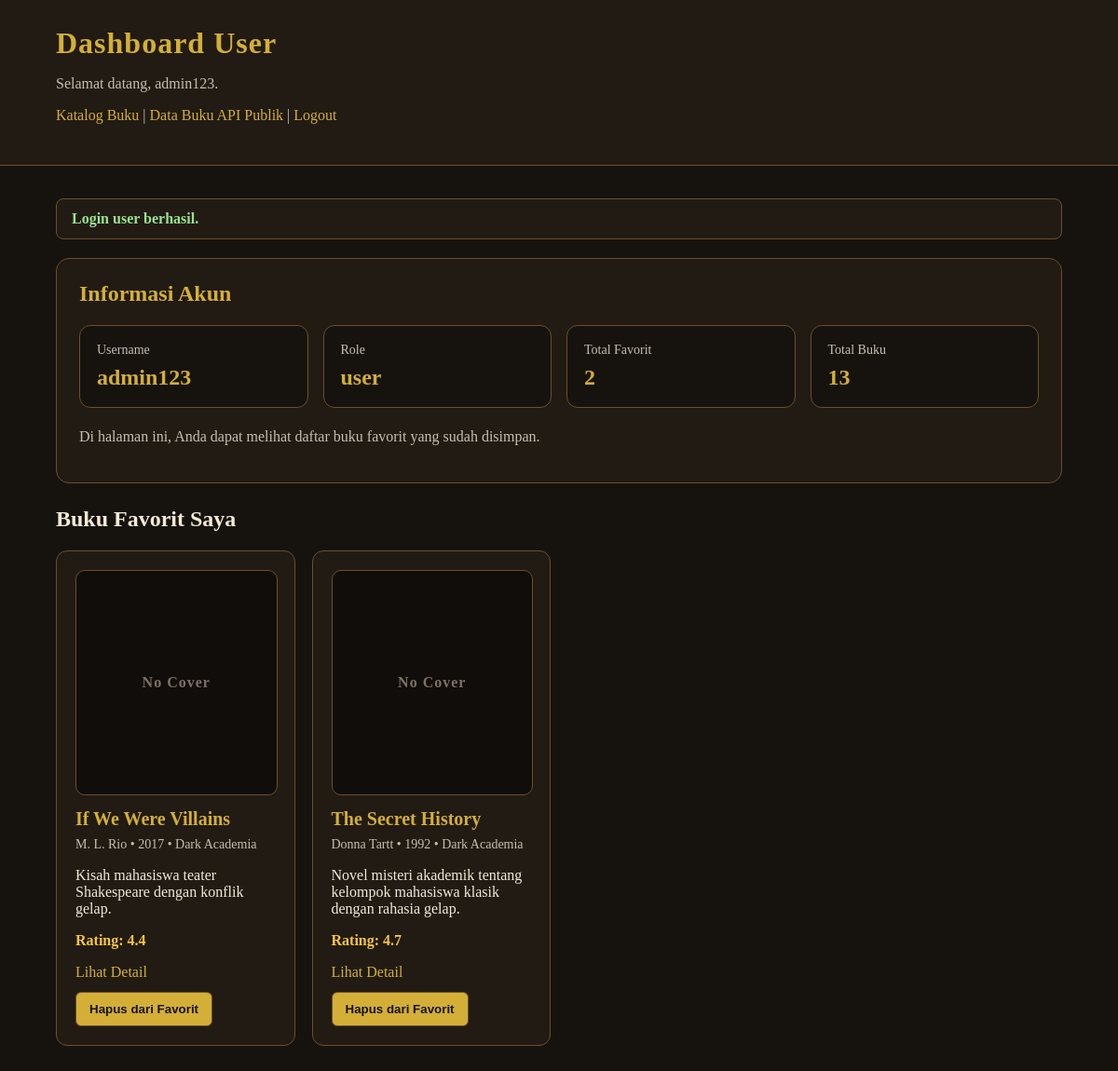
The page /user/dashboard (signed in) on the database its author committed.
### app.py (models this page shows, shortened)
class User(db.Model):
    id = db.Column(db.Integer, primary_key=True)
    username = db.Column(db.String(80), nullable=False, unique=True)
    password_hash = db.Column(db.String(255), nullable=False)
    role = db.Column(db.String(20), default="user")

class Favorite(db.Model):
    id = db.Column(db.Integer, primary_key=True)
    user_id = db.Column(db.Integer, db.ForeignKey("user.id"), nullable=False)
    book_id = db.Column(db.Integer, db.ForeignKey("book.id"), nullable=False)
    created_at = db.Column(db.DateTime, default=datetime.utcnow)
    user = db.relationship("User", backref="favorites")
    book = db.relationship("Book", backref="favorited_by")

class Book(db.Model):
    id = db.Column(db.Integer, primary_key=True)
    title = db.Column(db.String(150), nullable=False)
    author = db.Column(db.String(100), nullable=False)
    genre = db.Column(db.String(80), nullable=False)
    year = db.Column(db.Integer, nullable=False)
    rating = db.Column(db.Float, default=0)
    description = db.Column(db.Text)
    cover_image = db.Column(db.String(255), default="")
    created_at = db.Column(db.DateTime, default=datetime.utcnow)
    updated_at = db.Column(db.DateTime, default=datetime.utcnow, onupdate=datetime.utcnow)

### app.py (the view)
@app.route("/user/dashboard", methods=["GET"])
@login_required
def user_dashboard():
    user = User.query.filter_by(username=session.get("user_username")).first()
    favorites = []
    total_favorites = 0
    if user:
        favorites = (
            Favorite.query
            .filter_by(user_id=user.id)
            .order_by(Favorite.created_at.desc())
            .all()
        )
        total_favorites = len(favorites)
    total_books = Book.query.count()
    return render_template(
        "user_dashboard.html",
        username=session.get("user_username"),
        role=user.role if user else "user",
        favorites=favorites,
        total_favorites=total_favorites,
        total_books=total_books
    )

### app.py (called while the page is built)
def login_required(f):
    @wraps(f)
    def wrapper(*args, **kwargs):
        if not session.get("user_logged_in"):
            set_alert("Silakan login terlebih dahulu.", "warning")
            return redirect("/login")
        username = session.get("user_username")
        user = User.query.filter_by(username=username).first()
        if not user or user.role != "user":
            session.clear()
            set_alert("Session user tidak valid. Silakan login ulang.", "error")
            return redirect("/login")
        return f(*args, **kwargs)
    return wrapper

@app.context_processor
def inject_alert():
    alert_message = session.pop("alert_message", None)
    alert_category = session.pop("alert_category", "info")
    return dict(
        alert_message=alert_message,
        alert_category=alert_category
    )

### templates/user_dashboard.html (shortened to what this page needs)
{% extends "base.html" %}
{% block styles %}
<link rel="stylesheet" href="{{ url_for('static', filename='css/user_dashboard.css') }}">
{% endblock %}
{% block header %}
<header>
    <h1>Dashboard User</h1>
    <p>Selamat datang, {{ username }}.</p>
    <p>
        <a href="/">Katalog Buku</a> |
        <a href="/public-books">Data Buku API Publik</a> |
        <a href="/logout">Logout</a>
    </p>
</header>
{% endblock %}
{% block content %}
<div class="panel">
    <h2>Informasi Akun</h2>
    <div class="user-stats">
        <div class="user-stat-card">
            <span class="label">Username</span>
            <strong>{{ username }}</strong>
        </div>
        <div class="user-stat-card">
            <span class="label">Role</span>
            <strong>{{ role }}</strong>
        </div>
        <div class="user-stat-card">
            <span class="label">Total Favorit</span>
            <strong>{{ total_favorites }}</strong>
        </div>
        <div class="user-stat-card">
            <span class="label">Total Buku</span>
            <strong>{{ total_books }}</strong>
        </div>
    </div>
    <p class="dashboard-note">
        Di halaman ini, Anda dapat melihat daftar buku favorit yang sudah disimpan.
    </p>
</div>
<h2>Buku Favorit Saya</h2>
{% if favorites %}
<div class="grid">
    {% for favorite in favorites %}
    <div class="card">
        {% if favorite.book.cover_image %}
        <img src="{{ favorite.book.cover_image }}" alt="Cover {{ favorite.book.title }}" class="book-cover">
        {% else %}
        <div class="book-cover cover-placeholder">
            <span>No Cover</span>
        </div>
        {% endif %}
        <h3>{{ favorite.book.title }}</h3>
        <div class="meta">
            {{ favorite.book.author }} • {{ favorite.book.year }} • {{ favorite.book.genre }}
        </div>
        <p>{{ favorite.book.description }}</p>
        {% if favorite.book.rating and favorite.book.rating > 0 %}
        <p class="rating">Rating: {{ favorite.book.rating }}</p>
        {% else %}
        <p class="rating">Rating: Belum dinilai</p>
        {% endif %}
        <a href="/book/{{ favorite.book.id }}">Lihat Detail</a>
        <form method="POST" action="/favorite/remove/{{ favorite.book.id }}" class="favorite-form">
            <button type="submit">Hapus dari Favorit</button>
        </form>
    </div>
    {% endfor %}
</div>
{% else %}
<p class="empty">Belum ada buku favorit. Silakan pilih buku dari halaman katalog.</p>
{% endif %}
{% endblock %}

### static/css/base.css (style rules this page uses)
body { font-family: Georgia, serif; background: #16130f; color: #f3ead7; margin: 0; padding: 0; }
a { color: #d4af37; text-decoration: none; }
button { cursor: pointer; }

### static/css/user_dashboard.css (style rules this page uses)
body { font-family: Georgia, serif; background: #16130f; color: #f3ead7; margin: 0; padding: 0; }
header { padding: 28px 60px; background: #211b14; border-bottom: 1px solid #6b4f2a; }
header h1 { margin: 0; color: #d4af37; letter-spacing: 1px; }
header p { color: #c8bfae; }
a { color: #d4af37; text-decoration: none; }
.panel { background: #211b14; border: 1px solid #6b4f2a; border-radius: 14px; padding: 24px; margin-bottom: 25px; }
.panel h2 { margin-top: 0; color: #d4af37; }
.grid { display: grid; grid-template-columns: repeat(auto-fill, minmax(230px, 1fr)); gap: 18px; }
.card { background: #211b14; border: 1px solid #6b4f2a; border-radius: 12px; padding: 20px; }
.card h3 { margin: 0 0 8px; color: #d4af37; font-size: 20px; }
.meta { color: #c8bfae; font-size: 14px; margin-bottom: 12px; }
.rating { color: #f5c542; font-weight: bold; }
button { padding: 10px 14px; border-radius: 6px; border: 1px solid #6b4f2a; background: #d4af37; color: #16130f; font-weight: bold; cursor: pointer; }
.favorite-form { margin-top: 12px; }
.book-cover { width: 100%; height: 240px; object-fit: cover; border-radius: 10px; margin-bottom: 14px; border: 1px solid #6b4f2a; background: #100d0a; }
.cover-placeholder { display: flex; align-items: center; justify-content: center; color: #7d7163; font-weight: bold; letter-spacing: 1px; }
.user-stats { display: grid; grid-template-columns: repeat(auto-fit, minmax(180px, 1fr)); gap: 16px; margin-top: 18px; }
.user-stat-card { background: #16130f; border: 1px solid #6b4f2a; border-radius: 12px; padding: 18px; }
.user-stat-card .label { display: block; color: #c8bfae; font-size: 14px; margin-bottom: 8px; }
.user-stat-card strong { color: #d4af37; font-size: 24px; }
.dashboard-note { margin-top: 22px; color: #c8bfae; }

### rows shown on the page
User: username "admin123", role "user"
Favorite: book "If We Were Villains", book.author "M. L. Rio", book.year "2017", book.genre "Dark Academia", book.description "Kisah mahasiswa teater Shakespeare dengan konflik gelap.", book.rating "4.4"
Favorite: book "The Secret History", book.author "Donna Tartt", book.year "1992", book.genre "Dark Academia", book.description "Novel misteri akademik tentang kelompok mahasiswa klasik dengan rahasia gelap.", book.rating "4.7"

### other values the page prints
{{ alert_message }} "Login user berhasil."
{{ total_favorites }} "2"
{{ total_books }} "13"
